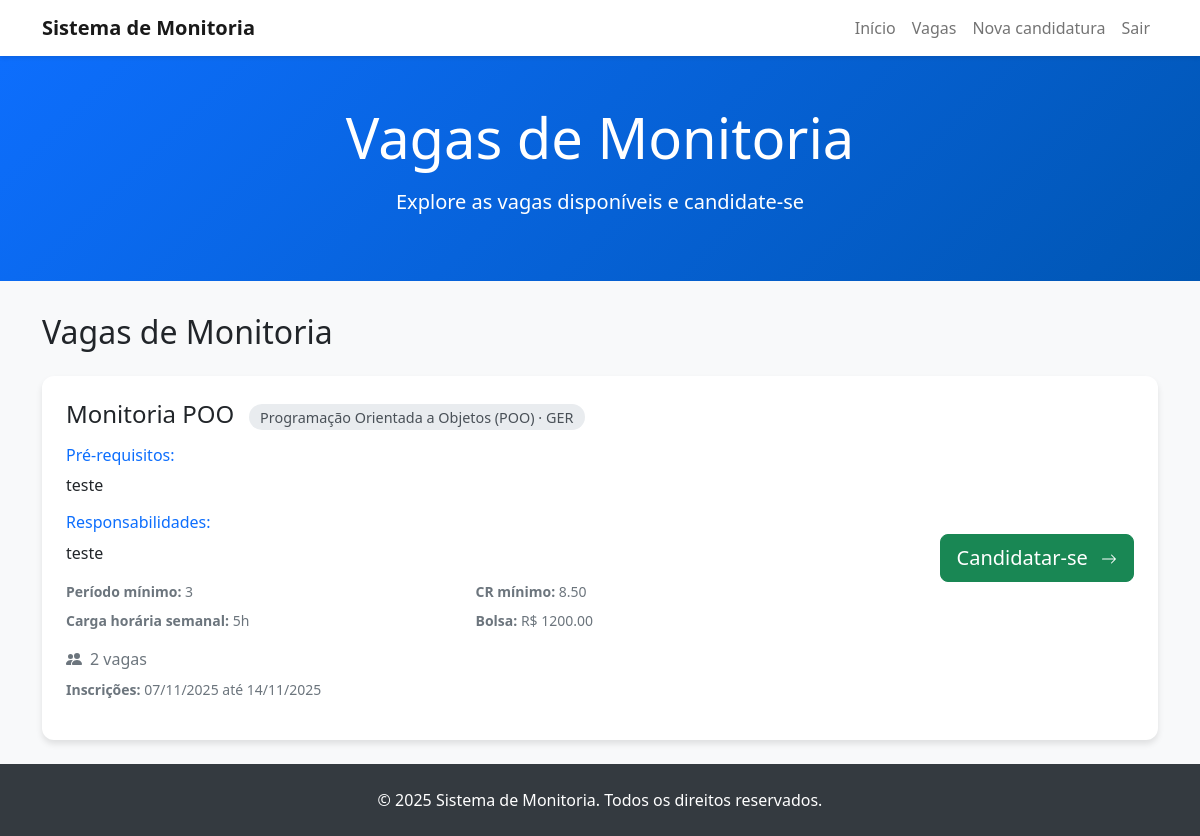
/vagas/ (signed in), run on the app's committed database.
### content_app/models.py (models this page shows, shortened)
class TempoRegistro(models.Model):
    created_at = models.DateTimeField(auto_now_add=True)
    updated_at = models.DateTimeField(auto_now=True)
    class Meta:
        abstract = True

class VagaMonitoria(TempoRegistro):
    titulo = models.CharField(max_length=150)
    disciplina = models.ForeignKey(Disciplina, on_delete=models.PROTECT, related_name="vagas")
    prerequisitos = models.TextField(blank=True)
    responsabilidades = models.TextField(blank=True)
    periodo_minimo = models.PositiveSmallIntegerField(null=True, blank=True)
    cr_minimo = models.DecimalField(max_digits=4, decimal_places=2, null=True, blank=True,
                                    validators=[MinValueValidator(Decimal("0")), MaxValueValidator(Decimal("10"))])
    quantidade_vagas = models.PositiveSmallIntegerField(default=1, validators=[MinValueValidator(1)])
    carga_horaria_semanal = models.PositiveSmallIntegerField(default=4, validators=[MinValueValidator(1)])
    bolsa_valor = models.DecimalField(max_digits=9, decimal_places=2, null=True, blank=True)
    inscricoes_inicio = models.DateField(default=timezone.now)
    inscricoes_fim = models.DateField(default=timezone.now)
    monitoria_inicio = models.DateField(default=timezone.now)
    monitoria_fim = models.DateField(default=timezone.now)
    status = models.CharField(max_length=20, choices=VagaMonitoriaStatus.choices, default=VagaMonitoriaStatus.RASCUNHO)
    publicado_em = models.DateTimeField(null=True, blank=True)
    criado_por = models.ForeignKey(User, on_delete=models.PROTECT, related_name="vagas_criadas")
    atualizado_por = models.ForeignKey(User, null=True, blank=True, on_delete=models.SET_NULL,
                                       related_name="vagas_atualizadas")
    permitir_edicao_submetida = models.BooleanField(default=False)
    ativo = models.BooleanField(default=True)
    class Meta:
        ordering = ["-created_at"]
        verbose_name = "Vaga de Monitoria"
        verbose_name_plural = "Vagas de Monitoria"
    @property
    def inscricoes_abertas(self) -> bool:
        hoje = timezone.now().date()
        return self.status == VagaMonitoriaStatus.PUBLICADA and self.inscricoes_inicio <= hoje <= self.inscricoes_fim

class Disciplina(TempoRegistro):
    nome = models.CharField(max_length=150)
    codigo = models.CharField(max_length=20, unique=True)
    departamento = models.ForeignKey(Departamento, on_delete=models.PROTECT, related_name="disciplinas")
    carga_horaria = models.PositiveSmallIntegerField(validators=[MinValueValidator(1)])
    periodo = models.CharField(max_length=30)
    semestre = models.CharField(max_length=20)
    coordenador = models.ForeignKey(User, on_delete=models.PROTECT, related_name="disciplinas_coordenadas")
    ativo = models.BooleanField(default=True)
    class Meta:
        ordering = ["codigo"]
        unique_together = ("nome", "departamento", "semestre")

class Departamento(TempoRegistro):
    nome = models.CharField(max_length=150)
    sigla = models.CharField(max_length=16, unique=True)
    descricao = models.TextField(blank=True)
    ativo = models.BooleanField(default=True)
    class Meta:
        ordering = ["nome"]
        verbose_name = "Departamento"
        verbose_name_plural = "Departamentos"

### content_app/views.py (the view)
# urls.py: path("vagas/", views.listar_vagas, name="listar_vagas"),
@login_required
def listar_vagas(request):
    hoje = timezone.now().date()
    vagas = (
        VagaMonitoria.objects.select_related("disciplina", "disciplina__departamento")
        .filter(
            status=VagaMonitoriaStatus.PUBLICADA,
            ativo=True,
            inscricoes_fim__gte=hoje,
        )
        .order_by("inscricoes_fim")
    )
    departamentos = Disciplina.objects.values_list("departamento__sigla", flat=True).distinct()
    return render(
        request,
        "listar_vagas.html",
        {
            "vagas": vagas,
            "departamentos": departamentos,
        },
    )

### streaming_platform/templates/listar_vagas.html (shortened to what this page needs)
{% extends 'base.html' %}
{% block hero_title %}Vagas de Monitoria{% endblock %}
{% block hero_subtitle %}Explore as vagas disponíveis e candidate-se{% endblock %}
{% block content %}
<div class="container page-container">
    <div class="d-flex justify-content-between align-items-center mb-4">
        <h2 class="mb-0">Vagas de Monitoria</h2>
    </div>
    <div class="row g-4">
        {% if vagas %}
        {% for vaga in vagas %}
        <div class="col-12">
            <div class="card vaga-card bg-white">
                <div class="card-body">
                    <div class="row">
                        <div class="col-md-9 col-12">
                            <h4 class="card-title mb-3">
                                {{ vaga.titulo }}
                                <span class="disciplina-tag">
                                    {{ vaga.disciplina.nome }}
                                    {% if vaga.disciplina.departamento %}
                                        · {{ vaga.disciplina.departamento.sigla }}
                                    {% endif %}
                                </span>
                            </h4>
                            <div class="mb-3">
                                <h6 class="text-primary mb-2">Pré-requisitos:</h6>
                                <p class="mb-3">{{ vaga.prerequisitos }}</p>
                                <h6 class="text-primary mb-2">Responsabilidades:</h6>
                                <p class="mb-3">{{ vaga.responsabilidades }}</p>
                                <div class="row text-secondary small mb-3">
                                    <div class="col-sm-6 mb-2">
                                        <strong>Período mínimo:</strong> {{ vaga.periodo_minimo|default:"-" }}
                                    </div>
                                    <div class="col-sm-6 mb-2">
                                        <strong>CR mínimo:</strong> {{ vaga.cr_minimo|default:"-" }}
                                    </div>
                                    <div class="col-sm-6">
                                        <strong>Carga horária semanal:</strong> {{ vaga.carga_horaria_semanal }}h
                                    </div>
                                    <div class="col-sm-6">
                                        <strong>Bolsa:</strong>
                                        {% if vaga.bolsa_valor %}
                                            R$ {{ vaga.bolsa_valor }}
                                        {% else %}
                                            Não informada
                                        {% endif %}
                                    </div>
                                </div>
                                <div class="d-flex align-items-center">
                                    <span class="text-secondary">{{ vaga.quantidade_vagas }} vaga{{ vaga.quantidade_vagas|pluralize }}</span>
                                </div>
                                <div class="mt-2 text-secondary small">
                                    <strong>Inscrições:</strong> {{ vaga.inscricoes_inicio|date:"d/m/Y" }} até {{ vaga.inscricoes_fim|date:"d/m/Y" }}
                                </div>
                            </div>
                        </div>
                        <div class="col-md-3 col-12 action-col mt-3 mt-md-0">
                            {% if vaga.inscricoes_abertas %}
                            <a href="{% url 'cadastrar_candidato_vaga' vaga.id %}" class="btn btn-success btn-lg">
                                Candidatar-se
                                <svg xmlns="http://www.w3.org/2000/svg" width="16" height="16" fill="currentColor" class="bi bi-arrow-right ms-2" viewBox="0 0 16 16">
                                    <path fill-rule="evenodd" d="M1 8a.5.5 0 0 1 .5-.5h11.793l-3.147-3.146a.5.5 0 0 1 .708-.708l4 4a.5.5 0 0 1 0 .708l-4 4a.5.5 0 0 1-.708-.708L13.293 8.5H1.5A.5.5 0 0 1 1 8z"/>
                                </svg>
                            </a>
                            {% else %}
                            <span class="vaga-badge bg-secondary text-white">Inscrições Encerradas</span>
                            {% endif %}
                        </div>
                    </div>
                    </div>
                </div>
            </div>
        </div>
        {% endfor %}
        {% endif %}
    </div>
{% endblock %}

### data on the page
VagaMonitoria: titulo "Monitoria POO", disciplina.nome "Programação Orientada a Objetos (POO)", disciplina.departamento.sigla "GER", prerequisitos "teste", responsabilidades "teste", periodo_minimo "3", cr_minimo "8.50", carga_horaria_semanal "5", bolsa_valor "1200.00", quantidade_vagas "2", inscricoes_inicio "07/11/2025", inscricoes_fim "14/11/2025", status "Candidatar-se"
